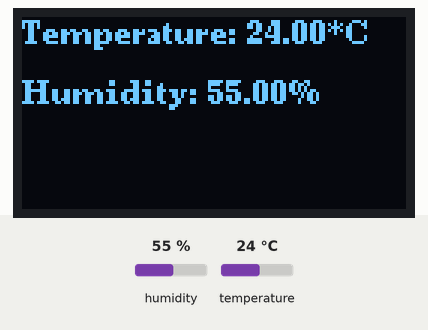
This sketch was run on a simulated ESP32. Parts: 128×64 one-colour display. The inputs (shaded band) are chosen by the test bench; at power-on: humidity 55 %, temperature 24 °C. WiFi joins after 1.5 s; servers stay silent unless stated; the local clock reads 2024-03-15 10:24:30 at power-on unless the sketch sets it; random numbers use the default seed unless the sketch sets one; no MQTT or app messages arrive unless stated; what the sketch prints to the serial monitor is not drawn.

Above: at 3.8 s.
3.9 s: humidity set to 22 %
At 4.9 s:
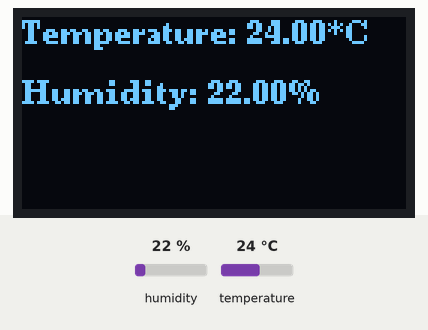
5.6 s: temperature set to 12 °C
At 6.5 s:
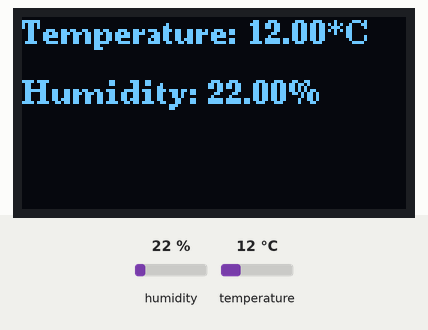
9.3 s: humidity set to 40 %
At 10.7 s:
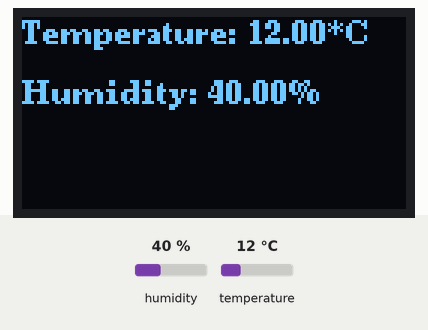
12.6 s: temperature set to 19 °C
Timing chart, 0 to 15.6 s (numbered marks = the images above; inputs shaded):
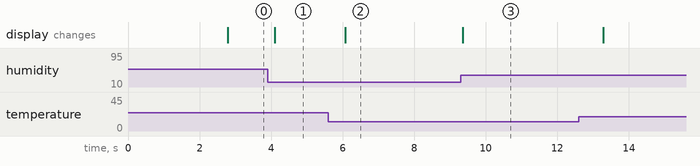

Measured:
- after the input at 3.9 s, the display: changes after 0.20 s (image 1)
- after the input at 5.6 s, the display: changes after 0.47 s (image 2)
- after the input at 9.3 s, the display: changes after 0.05 s (image 3)

The sketch:

oled_sht31_to_network_mqtt.ino
```cpp
// 使用 SHT31 by Rob Tillaart(rob.tillarrt@gmail.com)的library
#include "Wire.h"
#include "U8g2lib.h"
#include "SHT31.h"
#include "WiFi.h"
char ssid[] = "hhvs-iot";       //請填入欲連線的SSID名稱
char passwd[] = "Hhvs@54Iot"; //請填連線密碼
//char ssid[] = "HHVS_wireless";       //請填入欲連線的SSID名稱
//char passwd[] = ""; //請填連線密碼

#define SHT31_ADDRESS   0x44
SHT31 sht;

#include <PubSubClient.h>

U8G2_SH1106_128X64_NONAME_F_HW_I2C u8g2(U8G2_R0, /* reset=*/ U8X8_PIN_NONE);

//---抓取網路時間---
char* ntpServer="pool.ntp.org";
uint16_t utcOffset=28800;  //UTC+8偏移量
uint8_t daylightOffset=0; //夏令時間
// ------ 以下修改成你MQTT設定 ------
//char* MQTTServer = "mqtt.eclipseprojects.io";//免註冊MQTT伺服器
//int MQTTPort = 1883;//MQTT Port
char* MQTTServer = "210.60.50.184";
int MQTTPort = 1883;//School MQTT Port
char* MQTTUser = "";//不須帳密
char* MQTTPassword = "";//不須帳密
//推播主題1:推播溫度(記得改Topic)
char* MQTTPubTopic1 = "hhvs/cc/DHT22/temp";
//推播主題2:推播濕度(記得改Topic)
char* MQTTPubTopic2 = "hhvs/cc/DHT22/humi";
//推播主題3:推播是否有人進入
char* MQTTPubTopic3 = "hhvs/cc/SR-501";
char* MQTTPubTopic4 = "hhvs/cc/time";//推播主題4:推播現在時間

//訂閱主題1:改變LED燈號(記得改Topic)
char* MQTTSubTopic1 = "DHT22/library/led";
long MQTTLastPublishTime;//此變數用來記錄推播時間
long MQTTPublishInterval = 10000;//每10秒推撥一次
WiFiClient WifiClient;
PubSubClient MQTTClient(WifiClient);

void setup()
{
  Serial.begin(115200);
  u8g2.begin();
  u8g2.setFont(u8g2_font_ncenB08_tr);
  u8g2.setFontRefHeightExtendedText();
  u8g2.setDrawColor(1);
  u8g2.setFontPosTop();
  u8g2.setFontDirection(0);

  Wire.begin();
  sht.begin(SHT31_ADDRESS);
  Wire.setClock(100000);

  WifiConnect(); //wifi連線
  MQTTConnecte(); //mqtt broker連線

  //=====取得網路時間======
  configTime(utcOffset,daylightOffset,ntpServer);
  delay(1000);
  //=====================

}

void loop()
{
  struct tm now;  //宣告分解時間結構變數

  //如果WiFi連線中斷，則重啟WiFi連線
  if (WiFi.status() != WL_CONNECTED) { WifiConnect(); }

  //如果MQTT連線中斷，則重啟MQTT連線
  if (!MQTTClient.connected()) {  MQTTConnecte(); }

  float temp;
  float humi;
  sht.read();
  temp=sht.getTemperature();
  humi=sht.getHumidity();

  u8g2.clearBuffer();
  u8g2.setCursor(0, 0);
  u8g2.print(String("Temperature: ").c_str());
  u8g2.print(String(temp).c_str());
  u8g2.print(String("*C").c_str());

  u8g2.setCursor(0, 20);
  u8g2.print(String("Humidity: ").c_str());
  u8g2.print(String(humi).c_str());
  u8g2.print(String("%").c_str());

  u8g2.sendBuffer();
  delay(500);

  //如果距離上次傳輸已經超過MQTTPublishInterval設定值，則Publish溫溼度
  if ((millis() - MQTTLastPublishTime) >= MQTTPublishInterval )
  {
    //讀取溫濕度
   //temp=sht.getTemperature();
   //humi=sht.getHumidity();


    //====抓取網路時間===
    if(!getLocalTime(&now))  //取得本地時間
    {
      Serial.println("無法取得網路時間...");
      return;
    }
    String a=asctime(&now);
   //===================

    // ------ 將sht31溫度送到MQTT主題 ------
    MQTTClient.publish(MQTTPubTopic1, String(temp).c_str());
    MQTTClient.publish(MQTTPubTopic2, String(humi).c_str());

    MQTTClient.publish(MQTTPubTopic4, a.c_str());  //傳送時間值
    //Serial.println("溫溼度已推播到MQTT Broker");
    MQTTLastPublishTime = millis(); //更新最後傳輸時間
  }
  MQTTClient.loop();//更新訂閱狀態
  delay(50);

}

void WifiConnect()
{
   int connect_count=0; //宣告嘗試連線次數=0
   WiFi.mode(WIFI_STA);   //將 esp32 wifi設為工作站模式
   WiFi.begin(ssid,passwd);
   Serial.print("Start connect to:");
   Serial.println(ssid);
   Serial.print("等待連線");
   while (WiFi.status() != WL_CONNECTED)
   {
     delay(200);
     Serial.print("..");  //等待連線中
   }
   Serial.println("Wifi連線成功");
   Serial.print("已連線至:");
   Serial.println(ssid);
   Serial.print("IP Address:");
   Serial.println(WiFi.localIP());

}

//===============開始MQTT連線=============
void MQTTConnecte()
{
  MQTTClient.setServer(MQTTServer, MQTTPort);
  MQTTClient.setCallback(MQTTCallback);
  while (!MQTTClient.connected()) {
    //以亂數為ClietID
    String  MQTTClientid = "esp32-" + String(random(1000000, 9999999));
    if (MQTTClient.connect(MQTTClientid.c_str(), MQTTUser, MQTTPassword)) {
      //連結成功，顯示「已連線」。
      Serial.println("MQTT已連線");
      //訂閱SubTopic1主題
      MQTTClient.subscribe(MQTTSubTopic1);
    } else {
      //若連線不成功，則顯示錯誤訊息，並重新連線
      Serial.print("MQTT連線失敗,狀態碼=");
      Serial.println(MQTTClient.state());
      Serial.println("五秒後重新連線");
      delay(5000);
    }
  }
}

//==========接收到訂閱時==============
void MQTTCallback(char* topic, byte* payload, unsigned int length)
{
  Serial.print(topic); Serial.print("訂閱通知:");
  String payloadString;//將接收的payload轉成字串
  //顯示訂閱內容
  for (int i = 0; i < length; i++) {
    payloadString = payloadString + (char)payload[i];
  }
  Serial.println(payloadString);
  //比對主題是否為訂閱主題1
  if (strcmp(topic, MQTTSubTopic1) == 0) {
    Serial.println("改變燈號：" + payloadString);
    if (payloadString == "ON") {
      digitalWrite(2, HIGH);
      //MatrixInt(6,1); //實驗版上綠燈亮
    }
    if (payloadString == "OFF") {
      digitalWrite(2, LOW);
      //MatrixInt(6,0); //實驗版上綠燈暗
    }
  }
}
```
